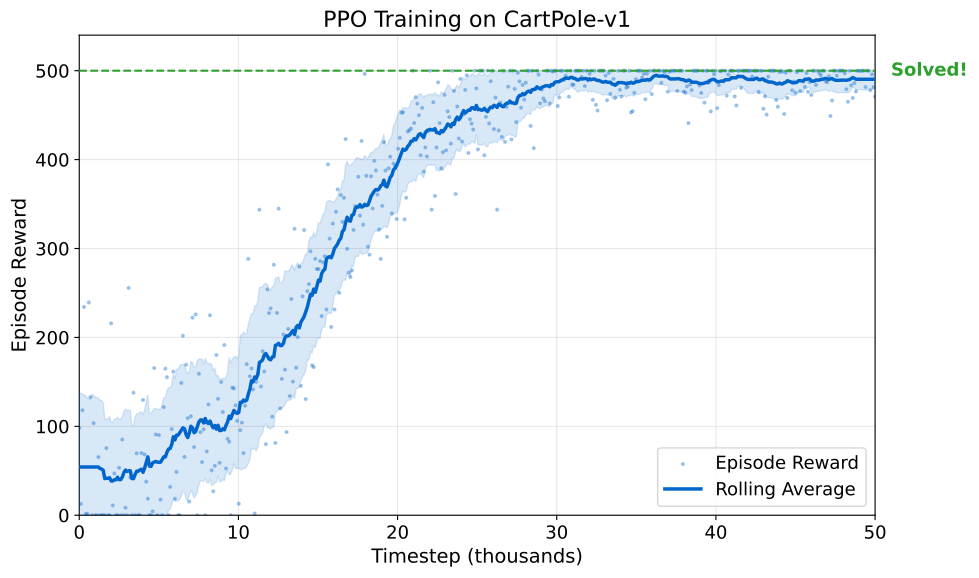

Write Python code to recreate this figure.
"""PPO Training Curve on CartPole-v1 - Realistic synthetic data."""
import numpy as np
import matplotlib.pyplot as plt
import os

# Standard rcParams for Beamer
plt.rcParams.update({
    'font.size': 14,
    'axes.labelsize': 14,
    'axes.titlesize': 16,
    'xtick.labelsize': 13,
    'ytick.labelsize': 13,
    'legend.fontsize': 13,
    'figure.figsize': (10, 6),
    'figure.dpi': 150,
})

# ML color palette
MLBLUE = '#0066CC'
MLGREEN = '#2CA02C'

np.random.seed(42)

# Generate realistic PPO CartPole training curve
# X: timesteps in thousands (0 to 50)
n_points = 500
timesteps = np.linspace(0, 50, n_points)

# Sigmoid-like rise: starts ~20, rises steeply 10-20k, plateaus ~475-500 by 30k
base_curve = 20 + 480 / (1 + np.exp(-0.25 * (timesteps - 15)))

# Add noise that decreases as training progresses (early episodes are noisier)
noise_scale = 120 * np.exp(-0.06 * timesteps) + 15
raw_rewards = base_curve + np.random.randn(n_points) * noise_scale
raw_rewards = np.clip(raw_rewards, 0, 500)

# Rolling average (window=25)
window = 25
rolling_avg = np.convolve(raw_rewards, np.ones(window) / window, mode='same')
# Fix edges
rolling_avg[:window // 2] = np.mean(raw_rewards[:window])
rolling_avg[-window // 2:] = np.mean(raw_rewards[-window:])

# Rolling std for shaded region
rolling_std = np.array([
    np.std(raw_rewards[max(0, i - window // 2):i + window // 2 + 1])
    for i in range(n_points)
])

fig, ax = plt.subplots()

# Raw episode rewards (noisy, light)
ax.scatter(timesteps, raw_rewards, s=4, color=MLBLUE, alpha=0.3, label='Episode Reward', zorder=2)

# Shaded variance region
ax.fill_between(timesteps, rolling_avg - rolling_std, np.minimum(rolling_avg + rolling_std, 500),
                color=MLBLUE, alpha=0.15, zorder=3)

# Rolling average (smooth, thick)
ax.plot(timesteps, rolling_avg, color=MLBLUE, linewidth=2.5, label='Rolling Average', zorder=4)

# Solved line
ax.axhline(y=500, color=MLGREEN, linestyle='--', linewidth=1.5, zorder=5)
ax.text(51, 500, 'Solved!', color=MLGREEN, fontsize=13, fontweight='bold',
        va='center', ha='left')

ax.set_xlabel('Timestep (thousands)')
ax.set_ylabel('Episode Reward')
ax.set_title('PPO Training on CartPole-v1')
ax.set_xlim(0, 50)
ax.set_ylim(0, 540)
ax.legend(loc='lower right')
ax.grid(True, alpha=0.3)

plt.tight_layout()
output_path = os.path.join(os.path.dirname(os.path.abspath(__file__)), 'chart.pdf')
plt.savefig(output_path, bbox_inches='tight')
plt.close()
print(f"Saved: {output_path}")
